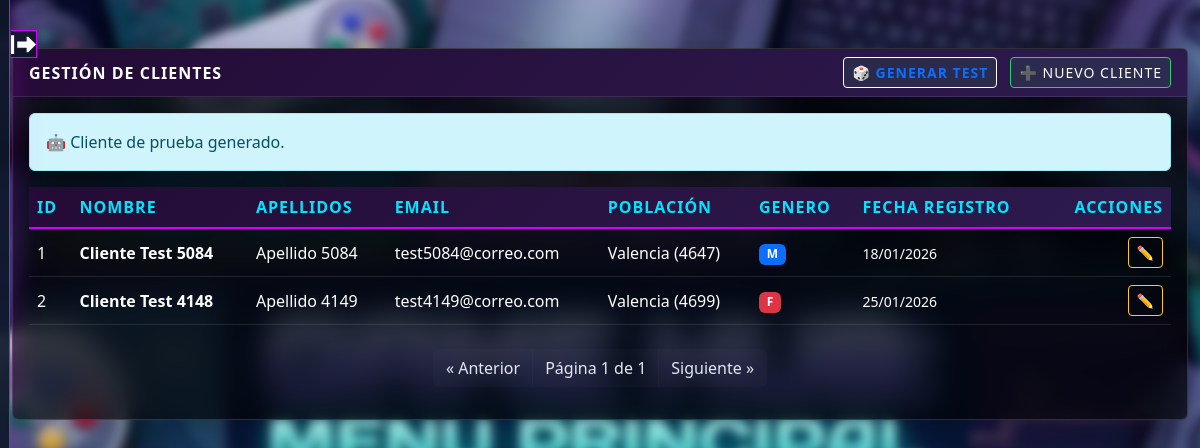
The app's page /clientes/gestion_clientes.php?msg=test_ok (signed in) with its own data.
### tables this page shows
CREATE TABLE `clientes` (
  `id` int(11) NOT NULL,
  `nombre` varchar(100) NOT NULL,
  `apellidos` varchar(100) NOT NULL,
  `email` varchar(100) NOT NULL,
  `password` varchar(255) NOT NULL,
  `direccion` varchar(100) NOT NULL,
  `genero` char(1) NOT NULL,
  `codpostal` char(5) NOT NULL,
  `poblacion` varchar(100) NOT NULL,
  `provincia` varchar(100) NOT NULL,
  `create_time` timestamp NOT NULL DEFAULT current_timestamp()
);

### clientes/gestion_clientes.php (the view, shortened to what this page needs)
<?php
    include "../db/db.inc";
    $registros_por_pagina = 15;
    $pagina = isset($_GET['pagina']) ? (int)$_GET['pagina'] : 1;
    $offset = ($pagina - 1) * $registros_por_pagina;
    $sql_total = "SELECT COUNT(*) as total FROM clientes";
    $result_total = mysqli_query($conn, $sql_total);
    $row_total = mysqli_fetch_assoc($result_total);
    $total_registros = $row_total['total'];
    $total_paginas = ceil($total_registros / $registros_por_pagina);
    $sql = "SELECT * FROM clientes ORDER BY id ASC LIMIT $offset, $registros_por_pagina";
    $res = mysqli_query($conn, $sql);
?>
<!DOCTYPE html>
<html lang="es">
<head>
    <link href="https://cdn.jsdelivr.net/npm/bootstrap@5.3.3/dist/css/bootstrap.min.css" rel="stylesheet">
    <link rel="stylesheet" href="../css/tablas.css">
</head>
<body class="bg-light">
    <?php include "../php/panel_control.php"; ?>
    <div class="container-fluid mt-4">
        <div class="card shadow mt-5">
            <div class="card-header bg-primary text-white d-flex justify-content-between align-items-center">
                <span>Gestión de Clientes</span>
                <div>
                    <a href="?crear_test=1" class="btn btn-light btn-sm text-primary fw-bold me-2">
                        🎲 Generar Test
                    </a>
                    <a href="ins_cliente.php" class="btn btn-success btn-sm">
                        ➕ Nuevo Cliente
                    </a>
                </div>
            </div>
            <div class="card-body">
                <?php
                    if(isset($_GET['msg'])) {
                        if($_GET['msg'] == 'test_ok') { echo '<div class="alert alert-info">🤖 Cliente de prueba generado.</div>'; }
                    }
                ?>
                <table class="table table-striped table-hover align-middle">
                    <thead class="table-dark">
                        <tr>
                            <th>ID</th>
                            <th>Nombre</th>
                            <th>Apellidos</th>
                            <th>Email</th>
                            <th>Población</th>
                            <th>Genero</th>
                            <th>Fecha Registro</th>
                            <th class="text-end">Acciones</th>
                        </tr>
                    </thead>
                    <tbody>
                        <?php
                            while($row = mysqli_fetch_assoc($res)) {
                        ?>
                        <tr>
                            <td><?= $row['id'] ?></td>
                            <td><strong><?= htmlspecialchars($row['nombre']) ?></strong></td>
                            <td><?= htmlspecialchars($row['apellidos']) ?></td>
                            <td><?= htmlspecialchars($row['email']) ?></td>
                            <td><?= htmlspecialchars($row['poblacion']) ?> (<?= $row['codpostal']?>)</td>
                            <td>
                                <?php
                                    if($row['genero'] == 'M') {
                                ?>
                                    <span class="badge bg-primary">M</span>
                                <?php } elseif($row['genero'] == 'F') {
                                ?>
                                    <span class="badge bg-danger">F</span>
                                <?php } else {
                                ?>
                                    <span class="badge bg-secondary">?</span>
                                <?php }
                                ?>
                            </td>
                            <td><small><?= date("d/m/Y", strtotime($row['create_time'])) ?></small></td>
                            <td class="text-end">
                                <a href="edit_cliente.php?id=<?= $row['id'] ?>" class="btn btn-sm btn-warning">✏️</a>
                            </td>
                        </tr>
                        <?php }
                        ?>
                    </tbody>
                </table>
                <nav aria-label="Navegación de página" class="mt-4">
                    <ul class="pagination justify-content-center">
                        <li class="page-item <?= ($pagina <= 1) ? 'disabled' : '' ?>">
                            <a class="page-link" href="?pagina=<?= $pagina - 1 ?>" aria-label="Anterior">
                                <span aria-hidden="true">&laquo; Anterior</span>
                            </a>
                        </li>
                        <li class="page-item disabled">
                            <span class="page-link">
                                Página <?= $pagina ?> de <?= $total_paginas ?>
                            </span>
                        </li>
                        <li class="page-item <?= ($pagina >= $total_paginas) ? 'disabled' : '' ?>">
                            <a class="page-link" href="?pagina=<?= $pagina + 1 ?>" aria-label="Siguiente">
                                <span aria-hidden="true">Siguiente &raquo;</span>
                            </a>
                        </li>
                    </ul>
                </nav>
            </div>
        </div>
    </div>
</body>
</html>

### css/tablas.css (style rules this page uses)
body { font-family: "Segoe UI", Tahoma, Geneva, Verdana, sans-serif; color: #e2e8f0; position: relative; min-height: 100vh; }
body::before { content: ""; position: fixed; top: 0; left: 0; width: 100%; height: 100vh; z-index: -1; background-image: url("../img/fondo.jpg"); background-repeat: no-repeat; background-size: cover; background-position: center; filter: blur(5px); transform: scale(1.05); }
.card { background-color: rgba(0, 0, 0, 0.65); -webkit-backdrop-filter: blur(15px); backdrop-filter: blur(15px); border: 1px solid rgba(255, 255, 255, 0.15); box-shadow: 0 10px 40px 0 rgba(0, 0, 0, 0.6); color: white; }
.card-header, .table-dark { background: linear-gradient(135deg, #240b36, #2d1b4e) !important; border-bottom: 1px solid rgba(255, 255, 255, 0.1); color: white; font-weight: 600; text-transform: uppercase; letter-spacing: 1px; }
.table { color: #e2e8f0 !important; border-color: rgba(255, 255, 255, 0.1); margin-bottom: 0; }
.table tr, .table th, .table td { color: white; background-color: transparent; border-bottom-color: rgba(255, 255, 255, 0.1); }
.table thead th { color: #00E5FF; border-bottom: 2px solid #D500F9; }
.table tbody tr { transition: all 0.3s ease-out; }
.btn-success { background: rgba(46, 204, 113, 0.1); border: 1px solid #2ecc71; }
.btn-sm { transition: all 0.3s ease-out; }
.btn-sm.btn-warning { background: transparent; border: 1px solid #ffca28; color: #ffca28; }
.btn-light { background: rgba(46, 204, 113, 0.1); border: 1px solid white; }
.pagination { margin-top: 1rem; }
.pagination .page-link { background-color: transparent; border: 1px solid rgba(255, 255, 255, 0.15); color: #e2e8f0; }
.pagination .page-item.disabled .page-link { background-color: rgba(255, 255, 255, 0.02); border-color: transparent; }
.container-fluid { max-width: 1500px; margin: 0 auto; }

### records on screen
clientes: nombre "Cliente Test 5084", apellidos "Apellido 5084", email "test5084@correo.com", poblacion "Valencia", codpostal "4647", genero "M", create_time "18/01/2026"
clientes: nombre "Cliente Test 4148", apellidos "Apellido 4149", email "test4149@correo.com", poblacion "Valencia", codpostal "4699", genero "F", create_time "25/01/2026"

### other values on screen
$pagina "1"
$total_paginas "1"
